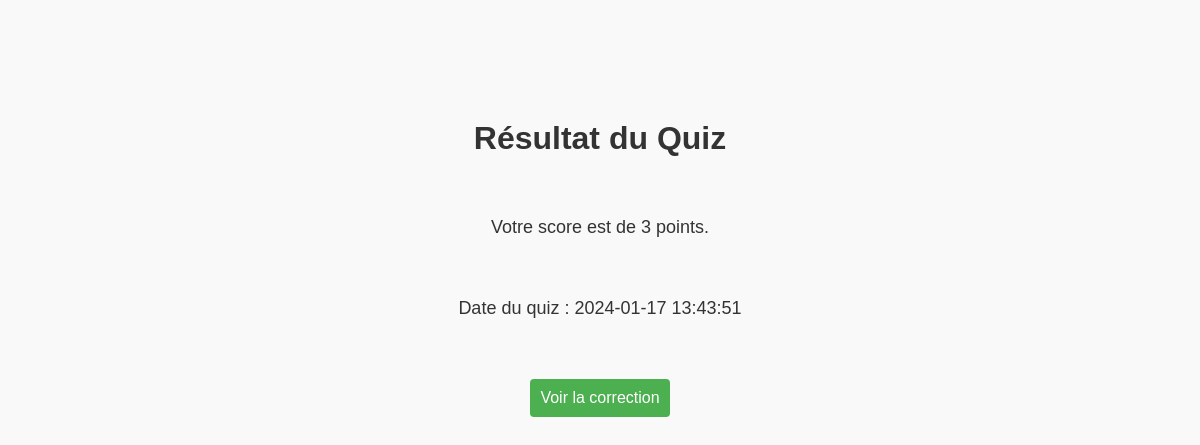
/resultat_quiz.php, run on an earlier commit of the app's database.
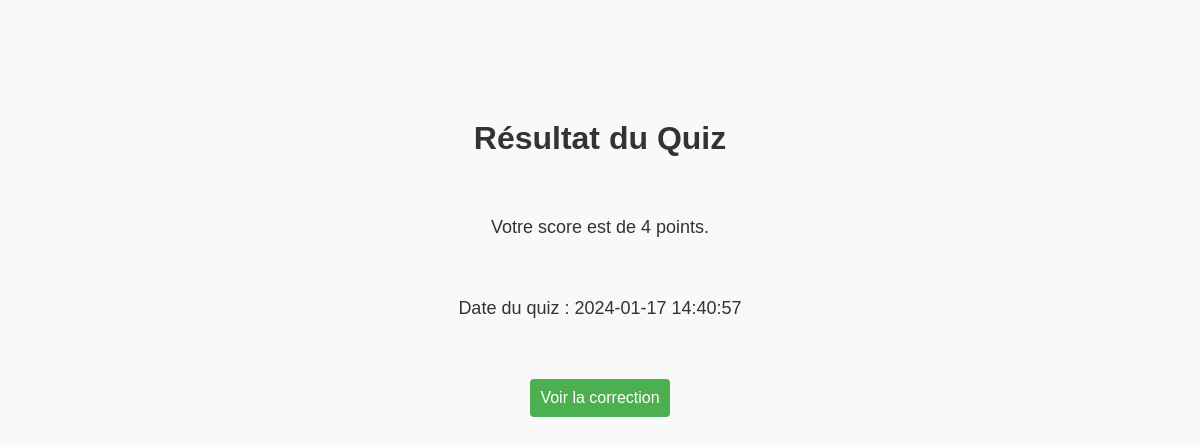
And on a later commit of the database.
### tables this page shows
CREATE TABLE scores (
        id INTEGER PRIMARY KEY,
        participant_id INTEGER,
        score INTEGER,
        time INTEGER,
        FOREIGN KEY (participant_id) REFERENCES participants(idP));

### resultat_quiz.php (the view, shortened to what this page needs)
<!DOCTYPE html>
<html lang="fr">
<head>
    <link rel="stylesheet" type="text/css" href="css/resultat.css">
</head>
<body>
    <h1>Résultat du Quiz</h1>
    <?php
    require 'database.php';
    try {
        $result = $file_db->query("SELECT * FROM scores ORDER BY id DESC LIMIT 1")->fetch(PDO::FETCH_ASSOC);
        if ($result) {
            echo '<p>Votre score est de ' . $result['score'] . ' points.</p>';
            echo '<p>Date du quiz : ' . date('Y-m-d H:i:s', $result['time']) . '</p>';
            echo '<a href="correction.php"><button>Voir la correction</button></a>';
        } else {
            echo '<p>Aucun score disponible.</p>';
        }
    } catch (PDOException $ex) {
        echo $ex->getMessage();
    }
    ?>
</body>
</html>

What changed in the data, as far as the page shows it:
removed scores: score "3", time "2024-01-17 13:43:51"
now on this page (row edited): scores: score "4", time "2024-01-17 14:40:57"
